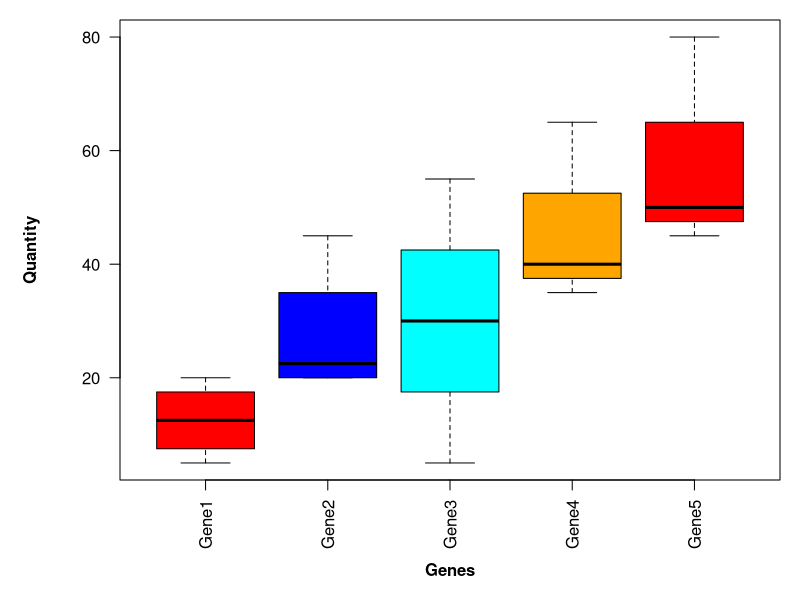

R code for this plot:
# Reading dataframe
data <- read.table("../Test_Data/dummy_data1.csv", sep =",", header= TRUE)

# Defining image parameter
png(file = "boxplot.png", width=600, height=500)

# Defining margins
par(mgp=c(4,1,0))
par(mar=c(6, 6, 1, 1))

# Plotting boxplot
plot <- boxplot(data[,-1],las=2, col=c("red", "blue", "cyan", "orange"))

# Specifying plot title
title(xlab='Genes', ylab= "Quantity", font.lab = 2)

# Saving figure
dev.off()
